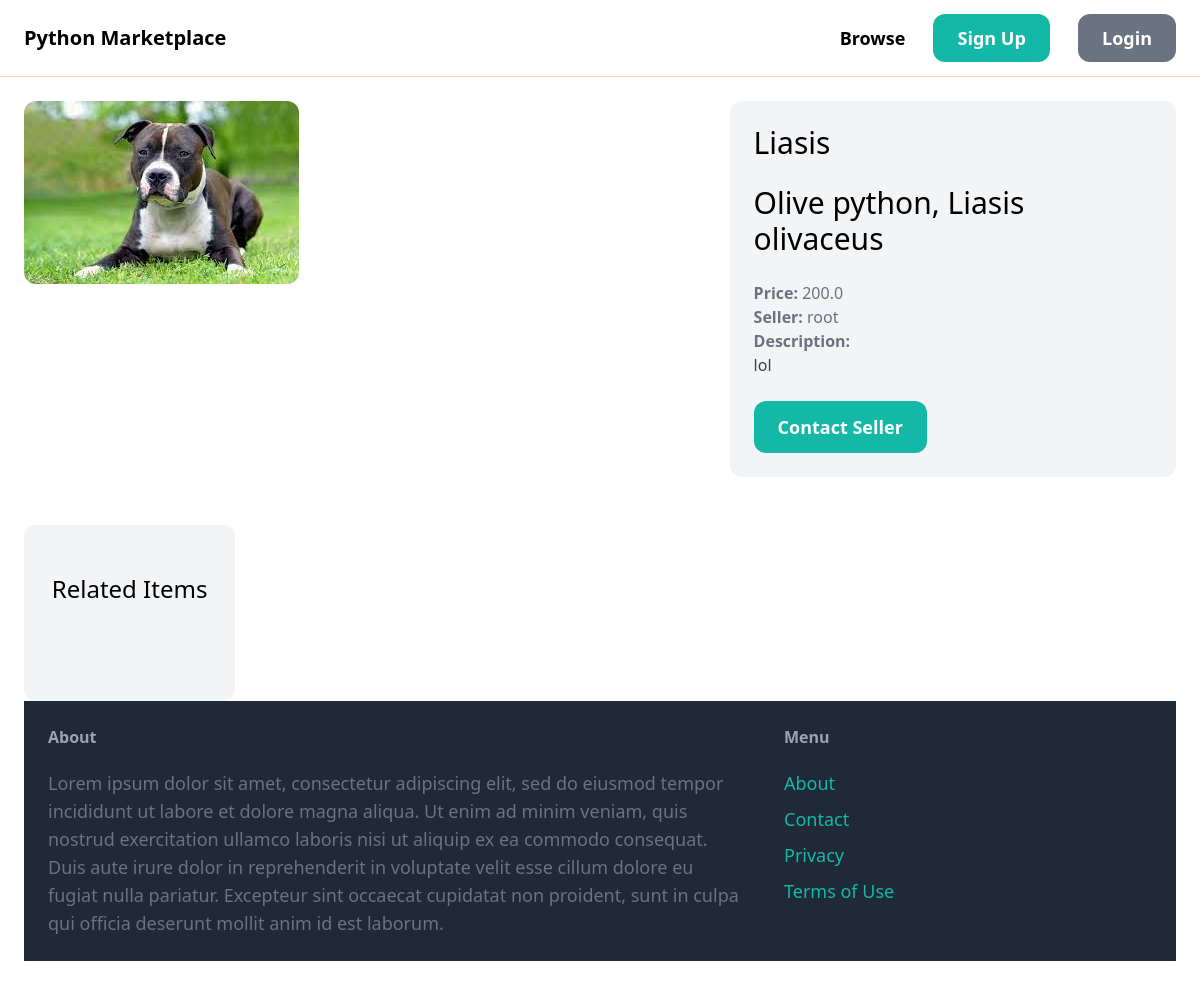
Page /items/1/ on the committed database.
### item/models.py (models this page shows)
class Item(models.Model):
    type = models.ForeignKey(Type, related_name="item.item.type+", on_delete=models.CASCADE)
    species = models.ForeignKey(Species, related_name="item.item.species+", on_delete=models.CASCADE)
    description = models.TextField(blank=True, null=False)
    price = models.FloatField()
    image = models.ImageField(upload_to='item_images', blank=True, null=True)
    is_sold = models.BooleanField(default=False)
    created_at = models.DateTimeField(auto_now_add= True)
    created_by= models.ForeignKey(User, related_name="item", on_delete=models.CASCADE)
    class Meta:
        db_table = 'item'

class Type(models.Model):
    name = models.CharField(max_length = 225)
    class Meta:
        ordering = ('name',)
    def __str__(self):
        return self.name

class Species(models.Model):
    name = models.CharField(max_length = 225)
    class Meta:
        ordering = ('name',)
        db_table = 'species'
    def __str__(self):
        return self.name

### item/views.py (the view)
# urls.py: path('<int:pk>/', views.detail, name='detail'),
def detail(request, pk):
    item = get_object_or_404(Item, pk=pk)
    related_items = Item.objects.filter(type=item.type, is_sold=False).exclude(pk=pk)[0:3]
    return render(request, 'item/detail.html', {
        'item': item,
        'related_items': related_items
    })

### item/templates/item/detail.html (shortened to what this page needs)
{% extends 'core/base.html'%}
{% block content %}
<div class='grid grid-cols-5 gap-6'>
    <div class='col-span-3'>
        <img src='{{ item.image.url }}' class='rounded-xl'>
    </div>
    <div class='col-span-2 p-6 bg-gray-100 rounded-xl'>
        <h1 class='mb-6 text-3xl'>{{ item.type }}</h1>
        <h2 class='mb-6 text-3xl'>{{ item.species }}</h2>
        <h3 class='text-gray-500'><strong> Price: </strong>{{ item.price }}</h3>
        <h3 class='text-gray-500'><strong> Seller: </strong>{{ item.created_by.username }}</h3>
        {% if item.description %}
        <p class='text-gray-700'>
            <strong class='text-gray-500'>Description: </strong><br>
            {{ item.description }}
        </p>
        {% endif %}
        {% if  request.user == item.created_by %}
        <div class='mt-6 p-6 bg-white rounded-xl text-center'>
            <p class='text-center'>Your Item</p>
            <a href="{% url 'item:delete' item.id %}" class='inline-block mt-6 px-6 py-3 text-sm font-semibold bg-red-500 text-white rounded-xl hover:bg-red-800'>Delete</a>
            <a href="{% url 'item:edit' item.id %}" class='inline-block mt-6 px-6 py-3 text-sm font-semibold bg-green-500 text-white rounded-xl hover:bg-green-800'>Edit</a>
        </div>
        {%else%}
        <button class='mt-6 px-6 py-3 text-lg font-semibold bg-teal-500 text-white rounded-xl hover:bg-teal-500'>Contact Seller</button>
        {% endif %}
</div>
<div class='mt-6 px-6 py-12 bg-gray-100 rounded-xl'>
    <h2 class='mb-12 text-2xl text-center'>Related Items</h2>
</div>
{% endblock %}

### rows in the picture
Item: image (picture), type "Liasis", species "Olive python, Liasis olivaceus", price "200.0", created_by.username "root", description "lol"
